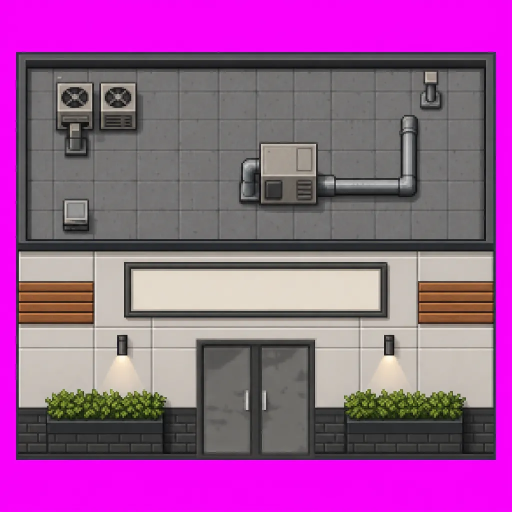
#> input picture badania/obraz-tekst-obraz/obrazy/sklep_001.webp, 1024 x 1024 px (shown at 1/2 size)
$ python -i drzwi_krea.py   (imports and definitions only)
#> lines starting #> are read from the running program, lines starting #| are printed output that depends on the picture
"""Krea 2 Turbo: czy we WSZYSTKICH wygenerowanych budynkach wejsciowych da sie podmienic drzwi na kanoniczne (jak drzwi_v1_ocena.py).
Zestawy: LoRA v1 + prompty v1 (seed 42+i, int8 RTX 3080), nowe seedy 1001-5005, uzdatnione v1/J/K (seed 271828, RunPod bf16),
LoRA v1 + prompty v2 (RunPod bf16), LoRA v2 + prompty v2 (int8 RTX 3080). Skala wzorca szeroka (0.5-4x), bo w v2 budynek wypelnia kadr.
Wynik: wyniki/drzwi_krea.csv, wyniki/drzwi_krea_arkusz.png"""
import csv, glob, json, os
import numpy as np, cv2
from PIL import Image, ImageDraw, ImageFont
# [2 lines not run here, left out]
# [1 line that did not run here, left out]
def znajdz(im):
    a = np.array(im.convert("RGB")); g = cv2.cvtColor(a.astype(np.float32), cv2.COLOR_RGB2GRAY); H, W = g.shape; ocz = H / 512; best = (-1, None, None)
    for s in np.arange(0.5, 4.01, 0.04) * ocz:
        t = cv2.resize(TPL, (max(4, round(TPL.shape[1] * s)), max(4, round(TPL.shape[0] * s))), interpolation=cv2.INTER_AREA)
        if t.shape[0] >= H * 0.6 or t.shape[1] >= W * 0.6: continue
        r = cv2.matchTemplate(g, t, cv2.TM_CCOEFF_NORMED); r[:int(H * 0.3)] = -1
        _, mx, _, loc = cv2.minMaxLoc(r)
        if mx > best[0]: best = (mx, (loc[0], loc[1], loc[0] + t.shape[1], loc[1] + t.shape[0]), s / ocz)
    return best, bbox_budynku(a)
G = "E:/ai/runpod/wyniki/output/"
def g(p): x = glob.glob(p); return x[0] if x else None
r = ns["ns"] if "ns" in ns else None
# [1 line not run here, left out]
# [1 line that did not run here, left out]
ZEST = [("LoRA v1 · prompt v1 · seed 42+i", lambda j: v1.get(j))]
# [6 lines not run here, left out]
rows, kom = [], []
# [13 lines not run here, left out]
C, LW = 210, 330; F = ImageFont.truetype("arialbd.ttf", 18); FS = ImageFont.truetype("arial.ttf", 15)
zs = [z for z, _ in ZEST if any(k[0] == z for k in kom)]
sh = Image.new("RGB", (LW + 7 * (C + 4), 70 + len(zs) * (C + 26) + 10), (40, 48, 36)); d = ImageDraw.Draw(sh)
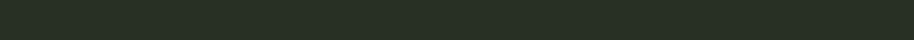
#> sh: PIL image 1828x80 RGB (shown at 1/2 size); mean R, G, B 40, 48, 36
# [2 lines not run here, left out]
KOL = {"podmiana OK": (90, 220, 110), "brak drzwi": (240, 80, 70)}
# [7 lines not run here, left out]
from collections import Counter
# [6 lines not run here, left out]

>>> from PIL import Image
>>> picture = Image.open('../../badania/obraz-tekst-obraz/obrazy/sklep_001.webp')
#> picture is the input picture: PIL image 1024x1024 RGB; mean R, G, B 153.1, 87.7, 146.8
>>> result = znajdz(picture)
#> in znajdz, `g = cv2.cvtColor(a.astype(np.float32), cv2.COLOR_RGB2GRAY)`:
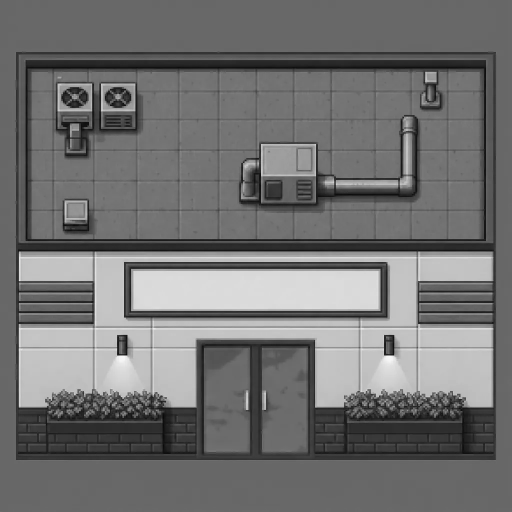
#> g: shape (1024, 1024) float32 (shown at 1/2 size); min 1.79, max 254.5, mean 114
#> (the run stopped early here; a loop or call above may not have finished)

$ run again, on badania/obraz-tekst-obraz/obrazy/sklep_001__claude-sonnet-5-5__short-detailed__grok-imagine-image-2.0.webp
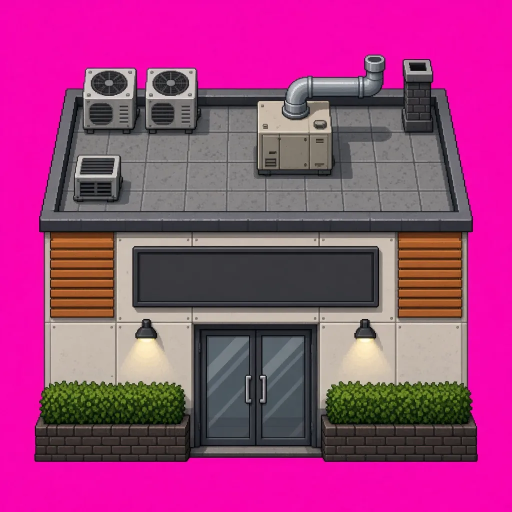
#> input picture badania/obraz-tekst-obraz/obrazy/sklep_001__claude-sonnet-5-5__short-detailed__grok-imagine-image-2.0.webp, 1024 x 1024 px (shown at 1/2 size)
#> picture is the input picture: PIL image 1024x1024 RGB; mean R, G, B 160.9, 62.5, 124.9
#> in znajdz, `g = cv2.cvtColor(a.astype(np.float32), cv2.COLOR_RGB2GRAY)`:
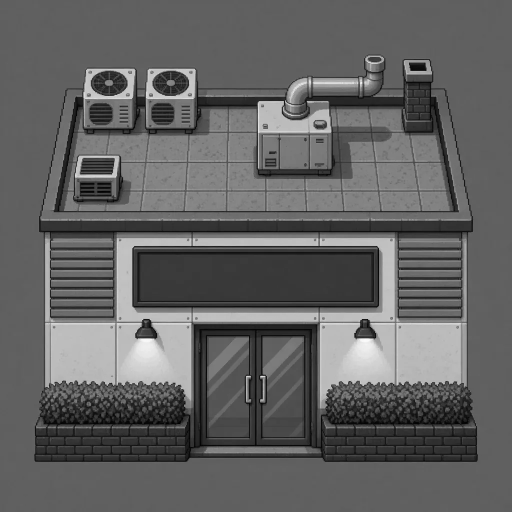
#> g: shape (1024, 1024) float32 (shown at 1/2 size); min 0, max 252.5, mean 99

$ run again, on badania/obraz-tekst-obraz/obrazy/sklep_001__gemini-3.5-flash-lite__short-detailed__flux3-klein-destylat.webp
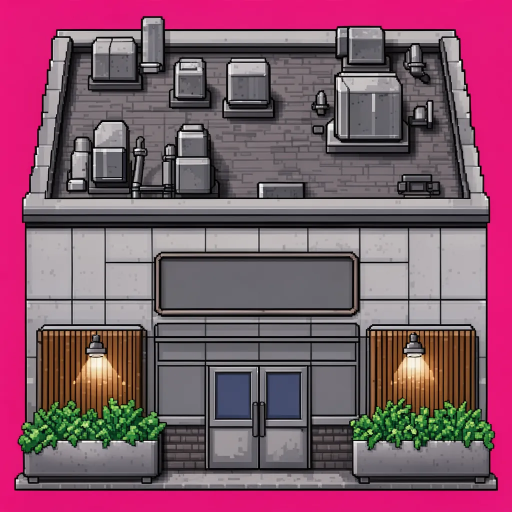
#> input picture badania/obraz-tekst-obraz/obrazy/sklep_001__gemini-3.5-flash-lite__short-detailed__flux3-klein-destylat.webp, 1024 x 1024 px (shown at 1/2 size)
#> picture is the input picture: PIL image 1024x1024 RGB; mean R, G, B 131.7, 86.6, 105.8
#> in znajdz, `g = cv2.cvtColor(a.astype(np.float32), cv2.COLOR_RGB2GRAY)`:
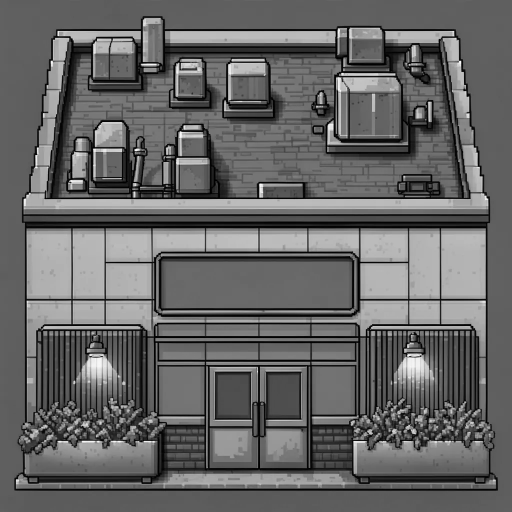
#> g: shape (1024, 1024) float32 (shown at 1/2 size); min 0, max 255, mean 102.2
